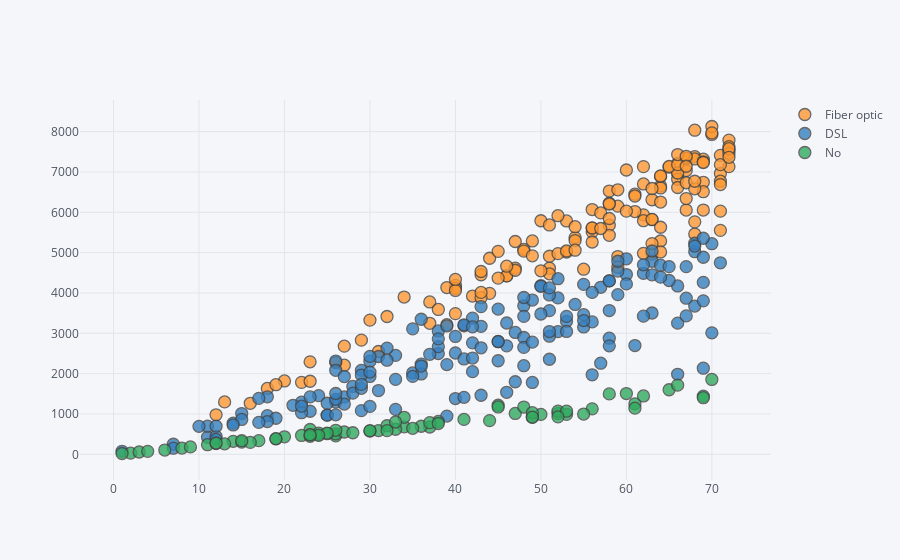

Source (notebook cell):
### Code cell
data.iplot(x='tenure', y='TotalCharges', categories='InternetService') # hue

### Figure 1 — Plotly figure (JSON) as saved in the notebook; plotly's stock layout.template omitted (floating-point values rounded to 4 significant figures; data arrays with more than 128 entries replaced by an {"elided": "..."} marker saying what was removed)
{"data": [{"marker": {"color": "rgba(255, 153, 51, 1.0)", "line": {"width": 1.3}, "opacity": 0.8, "size": 12, "symbol": "circle"}, "mode": "markers", "name": "Fiber optic", "textfont": {"color": "#4D5663"}, "type": "scatter", "uid": "9e28f9fa-26e7-4877-b2a5-15077303cbf5", "x": {"elided": "150 int values"}, "y": {"elided": "150 float values"}}, {"marker": {"color": "rgba(55, 128, 191, 1.0)", "line": {"width": 1.3}, "opacity": 0.8, "size": 12, "symbol": "circle"}, "mode": "markers", "name": "DSL", "textfont": {"color": "#4D5663"}, "type": "scatter", "uid": "b0617360-275d-45c7-adff-b3a0a56f0462", "x": {"elided": "172 int values"}, "y": {"elided": "172 float values"}}, {"marker": {"color": "rgba(50, 171, 96, 1.0)", "line": {"width": 1.3}, "opacity": 0.8, "size": 12, "symbol": "circle"}, "mode": "markers", "name": "No", "textfont": {"color": "#4D5663"}, "type": "scatter", "uid": "2ba5456b-9994-433c-90cb-859d4fb6b21f", "x": [45, 61, 41, 11, 47, 26, 26, 12, 34, 58, 52, 25, 62, 33, 23, 8, 14, 20, 31, 19, 15, 30, 38, 70, 27, 61, 24, 26, 24, 19, 34, 52, 32, 60, 44, 17, 65, 69, 25, 56, 37, 16, 53, 28, 2, 50, 13, 48, 36, 32, 49, 3, 69, 49, 4, 37, 30, 23, 22, 1, 45, 24, 23, 49, 66, 12, 9, 35, 55, 53, 33, 52, 38, 15, 6, 23], "y": [1217.0, 1252, 865, 237.7, 1013.0, 457.3, 504.2, 267, 678.8, 1498.0, 1012.0, 510.8, 1447.0, 620.5, 615.4, 153.9, 321.7, 433.8, 589.2, 383.6, 302.4, 576.6, 814.8, 1856.0, 552.9, 1144.0, 482.8, 595.5, 527.4, 386.5, 917.1, 1072.0, 707.5, 1506.0, 835.5, 337.9, 1601.0, 1443.0, 527.5, 1127.0, 677.0, 295.6, 990.5, 534.7, 28.3, 989.0, 259.6, 1172.0, 695.9, 587.7, 918.7, 57.4, 1403.0, 1032.0, 73.1, 785.8, 587.1, 478.1, 467.1, 19.85, 1174.0, 469.6, 445.3, 921.3, 1715.0, 280.4, 183.2, 644.5, 998.1, 1068.0, 800.3, 928.4, 763.1, 335.9, 105.5, 486.2]}], "layout": {"legend": {"bgcolor": "#F5F6F9", "font": {"color": "#4D5663"}}, "paper_bgcolor": "#F5F6F9", "plot_bgcolor": "#F5F6F9", "title": {"font": {"color": "#4D5663"}}, "xaxis": {"gridcolor": "#E1E5ED", "showgrid": true, "tickfont": {"color": "#4D5663"}, "title": {"font": {"color": "#4D5663"}, "text": ""}, "zerolinecolor": "#E1E5ED"}, "yaxis": {"gridcolor": "#E1E5ED", "showgrid": true, "tickfont": {"color": "#4D5663"}, "title": {"font": {"color": "#4D5663"}, "text": ""}, "zerolinecolor": "#E1E5ED"}}}
